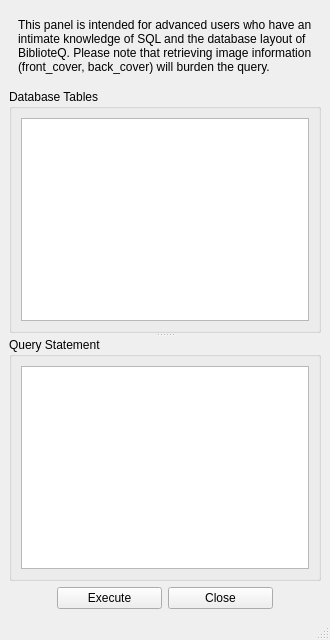
<?xml version="1.0" encoding="UTF-8"?>
<ui version="4.0">
 <class>customquery</class>
 <widget class="QMainWindow" name="customquery">
  <property name="geometry">
   <rect>
    <x>0</x>
    <y>0</y>
    <width>330</width>
    <height>640</height>
   </rect>
  </property>
  <property name="windowTitle">
   <string>BiblioteQ: Custom Query</string>
  </property>
  <property name="windowIcon">
   <iconset resource="Icons/icons.qrc">
    <normaloff>:/book.png</normaloff>:/book.png</iconset>
  </property>
  <widget class="QWidget" name="centralwidget">
   <layout class="QVBoxLayout">
    <item>
     <widget class="QFrame" name="frame">
      <layout class="QVBoxLayout">
       <item>
        <widget class="QLabel" name="label">
         <property name="text">
          <string>This panel is intended for advanced users who have an intimate knowledge of SQL and the database layout of BiblioteQ. Please note that retrieving image information (front_cover, back_cover) will burden the query.</string>
         </property>
         <property name="wordWrap">
          <bool>true</bool>
         </property>
        </widget>
       </item>
      </layout>
     </widget>
    </item>
    <item>
     <widget class="QSplitter" name="splitter">
      <property name="orientation">
       <enum>Qt::Vertical</enum>
      </property>
      <property name="childrenCollapsible">
       <bool>false</bool>
      </property>
      <widget class="QGroupBox" name="tables_gb">
       <property name="title">
        <string>Database Tables</string>
       </property>
       <layout class="QVBoxLayout">
        <item>
         <widget class="QTreeWidget" name="tables_t">
          <property name="alternatingRowColors">
           <bool>true</bool>
          </property>
          <property name="selectionMode">
           <enum>QAbstractItemView::NoSelection</enum>
          </property>
          <property name="uniformRowHeights">
           <bool>true</bool>
          </property>
          <property name="animated">
           <bool>true</bool>
          </property>
          <property name="columnCount">
           <number>0</number>
          </property>
         </widget>
        </item>
       </layout>
      </widget>
      <widget class="QGroupBox" name="query_gb">
       <property name="title">
        <string>Query Statement</string>
       </property>
       <layout class="QVBoxLayout">
        <item>
         <widget class="QTextEdit" name="query_te">
          <property name="tabChangesFocus">
           <bool>true</bool>
          </property>
         </widget>
        </item>
       </layout>
      </widget>
     </widget>
    </item>
    <item>
     <layout class="QHBoxLayout">
      <item>
       <spacer>
        <property name="orientation">
         <enum>Qt::Horizontal</enum>
        </property>
        <property name="sizeHint" stdset="0">
         <size>
          <width>40</width>
          <height>20</height>
         </size>
        </property>
       </spacer>
      </item>
      <item>
       <widget class="QPushButton" name="execute_pb">
        <property name="minimumSize">
         <size>
          <width>105</width>
          <height>0</height>
         </size>
        </property>
        <property name="text">
         <string>Execute</string>
        </property>
        <property name="icon">
         <iconset resource="Icons/icons.qrc">
          <normaloff>:/16x16/ok.png</normaloff>:/16x16/ok.png</iconset>
        </property>
       </widget>
      </item>
      <item>
       <widget class="QPushButton" name="close_pb">
        <property name="minimumSize">
         <size>
          <width>105</width>
          <height>0</height>
         </size>
        </property>
        <property name="text">
         <string>Close</string>
        </property>
        <property name="icon">
         <iconset resource="Icons/icons.qrc">
          <normaloff>:/16x16/cancel.png</normaloff>:/16x16/cancel.png</iconset>
        </property>
       </widget>
      </item>
      <item>
       <spacer>
        <property name="orientation">
         <enum>Qt::Horizontal</enum>
        </property>
        <property name="sizeHint" stdset="0">
         <size>
          <width>40</width>
          <height>20</height>
         </size>
        </property>
       </spacer>
      </item>
     </layout>
    </item>
   </layout>
  </widget>
  <widget class="QStatusBar" name="statusbar"/>
 </widget>
 <resources>
  <include location="Icons/icons.qrc"/>
 </resources>
 <connections/>
</ui>
